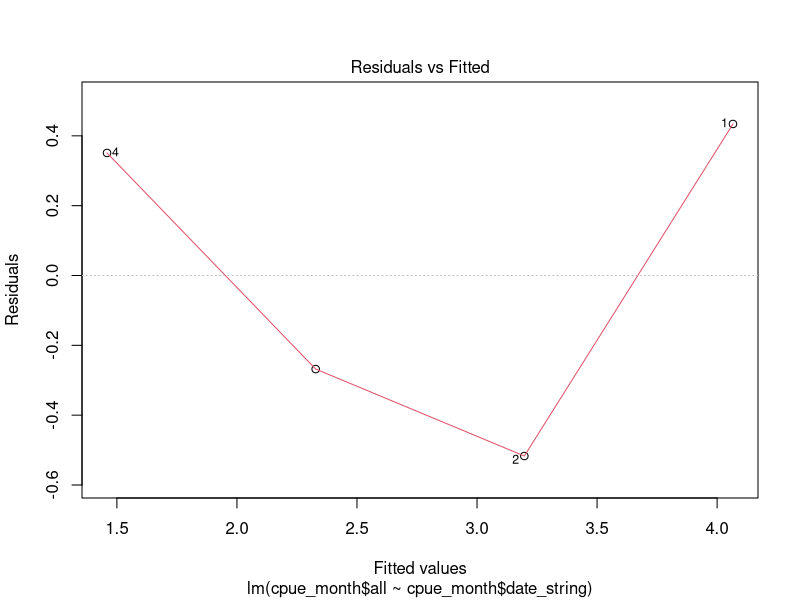
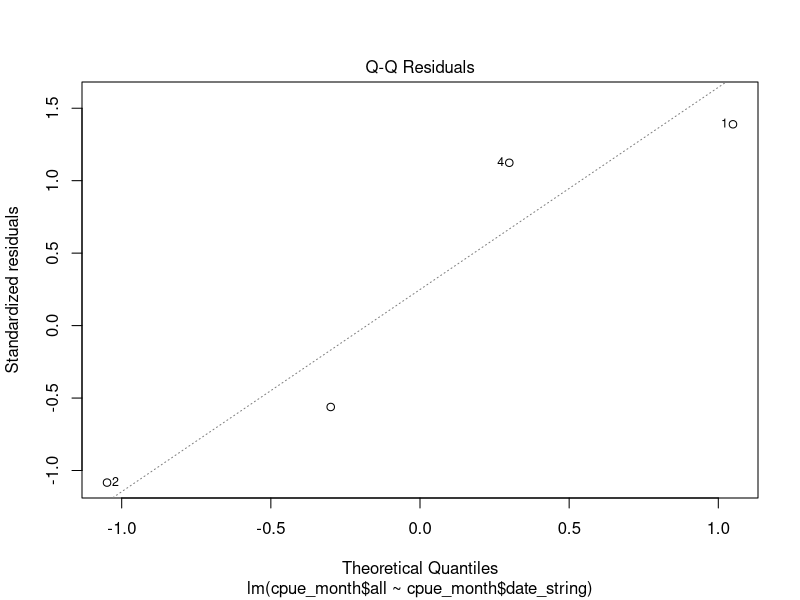
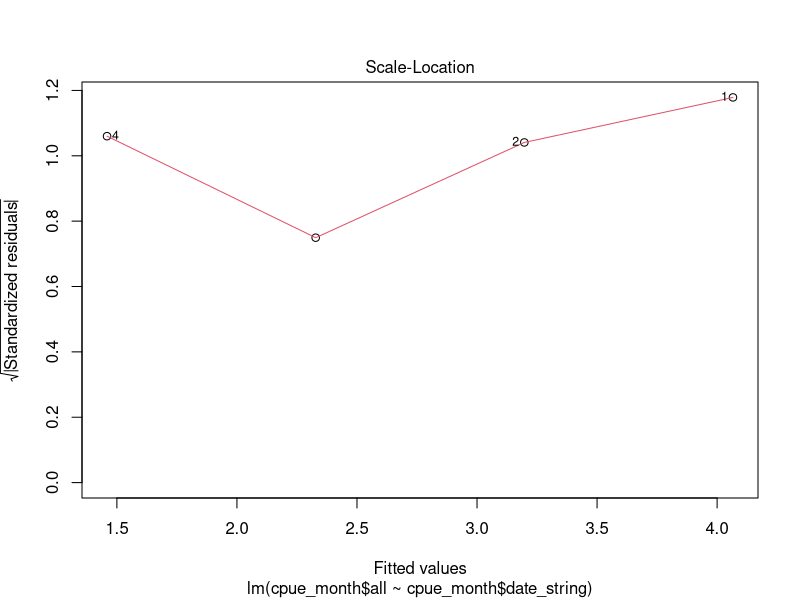
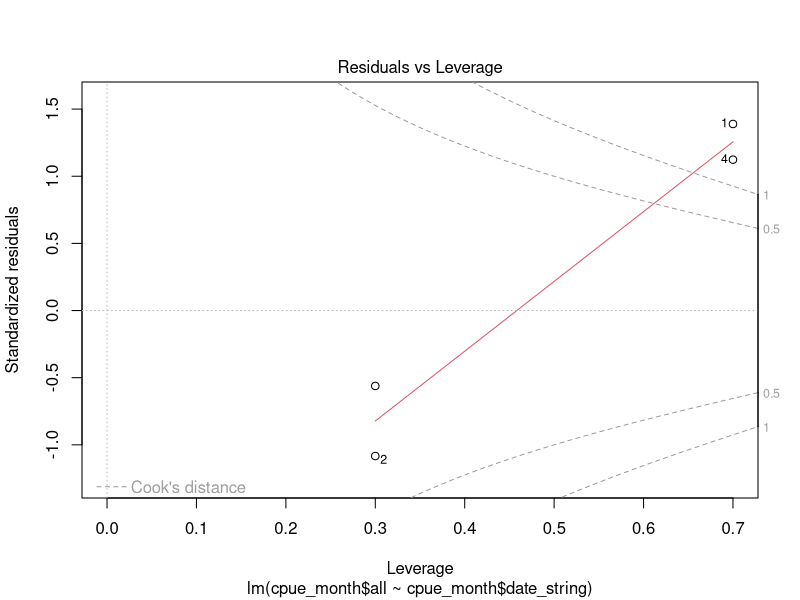

The R script that drew these images, in order: (Note: this script raises an error after producing the figures.)
#### cpue month regression ####

cpue_month <- read.table(file="cpue_month.csv", header=TRUE, sep=",")
str(cpue_month)

#all
cpue_month_all <- lm(cpue_month$all ~ cpue_month$date_string, data=cpue_month)
plot(cpue_month_all)

cpue_month_all_glm <- glm(cpue_month$all ~ cpue_month$date_string, data=cpue_month, family=tweedie(var.power=2, link.power=0))
summary(cpue_month_all_glm) #p=0.0398


#adults
cpue_month_adults <- lm(cpue_month$A ~ cpue_month$date_string, data=cpue_month)
plot(cpue_month_adults)

cpue_month_adults_glm <- glm(cpue_month$A ~ cpue_month$date_string, data=cpue_month, family=tweedie(var.power=2, link.power=0))
summary(cpue_month_adults_glm) #p=0.0949


#juveniles
cpue_month_juv <- lm(cpue_month$J ~ cpue_month$date_string, data=cpue_month)
plot(cpue_month_juv)

cpue_month_juv_glm <- glm(cpue_month$J ~ cpue_month$date_string, data=cpue_month, family=tweedie(var.power=2, link.power=0))
summary(cpue_month_juv_glm) #p=0.0202

#females
cpue_month_F <- lm(cpue_month$F ~ cpue_month$date_string, data=cpue_month)
plot(cpue_month_F)

cpue_month_F_glm <- glm(cpue_month$F ~ cpue_month$date_string, data=cpue_month, family=tweedie(var.power=2, link.power=0))
summary(cpue_month_F_glm) #p=0.0485

#males
cpue_month_M <- lm(cpue_month$M ~ cpue_month$date_string, data=cpue_month)
plot(cpue_month_M)

cpue_month_M_glm <- glm(cpue_month$M ~ cpue_month$date_string, data=cpue_month, family=tweedie(var.power=2, link.power=0))
summary(cpue_month_M_glm) #p=0.206

#adult females
cpue_month_AF <- lm(cpue_month$AF ~ cpue_month$date_string, data=cpue_month)
plot(cpue_month_AF)

cpue_month_AF_glm <- glm(cpue_month$AF ~ cpue_month$date_string, data=cpue_month, family=tweedie(var.power=2, link.power=0))
summary(cpue_month_AF_glm) #p=0.191


#adult males
cpue_month_AM <- lm(cpue_month$AM ~ cpue_month$date_string, data=cpue_month)
plot(cpue_month_AM)

cpue_month_AM_glm <- glm(cpue_month$AM ~ cpue_month$date_string, data=cpue_month, family=tweedie(var.power=2, link.power=0))
summary(cpue_month_AM_glm) #p=0.315

#juvenile females
cpue_month_JF <- lm(cpue_month$JF ~ cpue_month$date_string, data=cpue_month)
plot(cpue_month_JF)

cpue_month_JF_glm <- glm(cpue_month$JF ~ cpue_month$date_string, data=cpue_month, family=tweedie(var.power=2, link.power=0))
summary(cpue_month_JF_glm) #p=0.0332 


#juvenile males
cpue_month_JM <- lm(cpue_month$JM ~ cpue_month$date_string, data=cpue_month)
plot(cpue_month_JM)

cpue_month_JM_glm <- glm(cpue_month$JM ~ cpue_month$date_string, data=cpue_month, family=tweedie(var.power=2, link.power=0))
summary(cpue_month_JM_glm) #p=0.134
